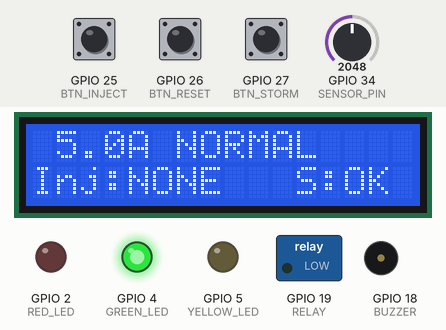
The sketch below on a simulated ESP32. On the bench: 16×2 character LCD, switched loads named in the sketch (green lamp = pin HIGH), output pins drawn as LEDs (lit = HIGH), buzzer (waves = sounding, pin HIGH). The inputs (shaded band) are chosen by the test bench; at power-on: GPIO 34 (SENSOR_PIN) = 2048, GPIO 25 (BTN_INJECT) HIGH, GPIO 27 (BTN_STORM) HIGH, GPIO 26 (BTN_RESET) HIGH. Random numbers use the default seed unless the sketch sets one; what the sketch prints to the serial monitor is not drawn.

Above: at 1.2 s.
1.3 s: GPIO 34 (SENSOR_PIN) set to 3241
At 2.1 s:
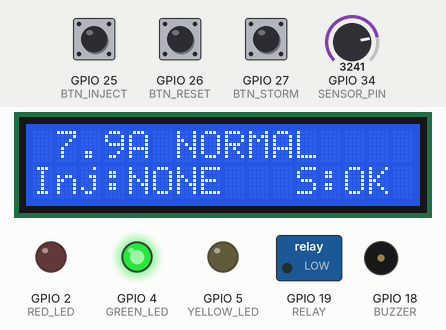
3.0 s: GPIO 34 (SENSOR_PIN) set to 3328
At 3.6 s:
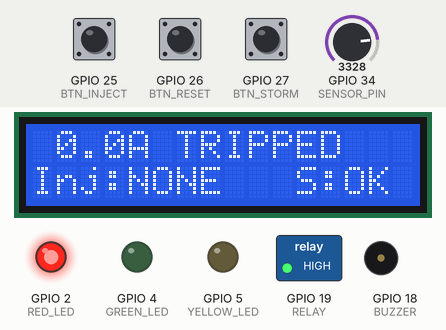
5.5 s: GPIO 25 (BTN_INJECT) pulled LOW for 0.15 s
At 5.89 s:
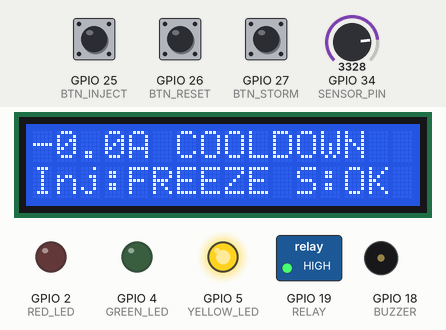
6.2 s: GPIO 27 (BTN_STORM) pulled LOW for 0.15 s
At 6.75 s:
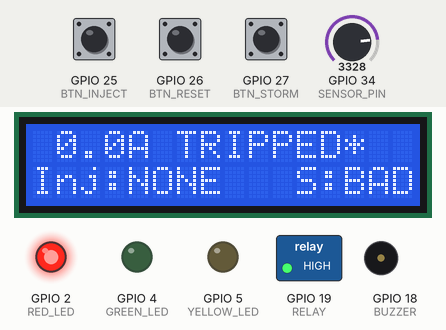
6.9 s: GPIO 27 (BTN_STORM) pulled LOW for 1 s
At 7.9 s:
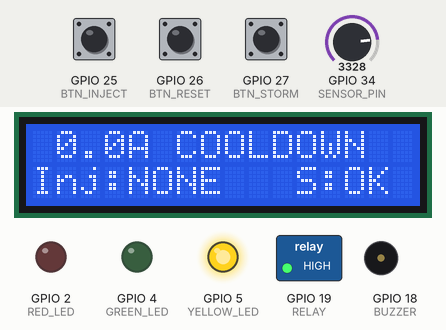
8.5 s: GPIO 25 (BTN_INJECT) pulled LOW for 1 s
At 10.8 s:
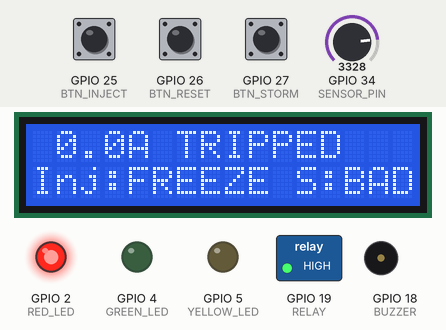
Timing chart, 0 to 13.5 s (numbered marks = the images above; inputs shaded):
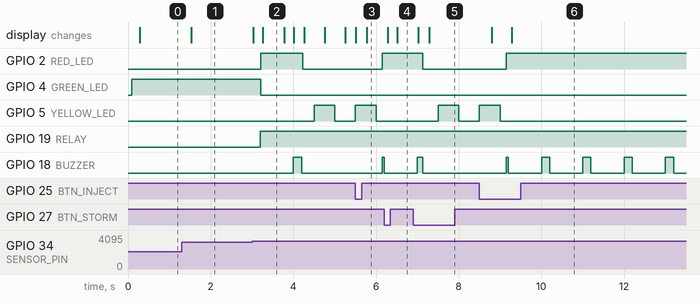

The sketch:

sketch.ino
```cpp
// Non-Blocking Protection Relay and Safety System (ESP32, Wokwi)
// No delay() anywhere: everything runs from millis() timers and a state machine.
#include <Wire.h>
#include <LiquidCrystal_I2C.h>
#include <stdarg.h>

LiquidCrystal_I2C lcd(0x27, 16, 2);

// ---------- Pins ----------
#define SENSOR_PIN 34      // pot = load current sensor (0-10 A)
#define RED_LED 2
#define GREEN_LED 4
#define YELLOW_LED 5
#define BUZZER 18
#define RELAY 19           // ACTIVE LOW: LOW = load connected, HIGH = cut off
#define BTN_INJECT 25      // cycles the injected fault type
#define BTN_RESET 26       // clears LOCKOUT
#define BTN_STORM 27       // toggles continuous random fault injection

// ---------- Task periods (ms) ----------
const uint32_t SAMPLE_MS = 20;     // 50 Hz sensor + protection loop
const uint32_t LCD_MS    = 250;
const uint32_t STAT_MS   = 5000;

// ---------- Sensor validation ----------
const float LIM_MIN = -0.5, LIM_MAX = 10.5;   // valid reading range (A)
const float ADC_NOISE_A = 0.03;               // simulated ADC noise (+/-)
const int   WIN = 30;                         // sample window (0.6 s)
const float FROZEN_EPS = 0.005;               // window range below this = frozen
const int   NOISE_N = 20;                     // samples used for noise test
const float NOISE_STD = 0.6;                  // std-dev limit (A)
const int   NOISE_REV = 5;                    // direction reversals needed
const float JUMP_LIMIT = 3.5;                 // max believable change per sample (A)
const float JUMP_TOL = 1.0;                   // new level must hold within this
const int   JUMP_CONFIRM = 4;                 // samples that must hold (80 ms)
const int   SCORE_ADD = 4, SCORE_MAX = 20;    // sensor health score
const int   SCORE_TRIP = 10, SCORE_CLEAR = 2;
const uint32_t SENSOR_OK_HOLD_MS = 500;

// ---------- Protection (hysteresis + debounce) ----------
const float OC_TRIP = 8.0, OC_CLEAR = 7.0;    // 1 A hysteresis band
const uint32_t OC_TRIP_MS = 200, OC_CLEAR_MS = 1000;

// ---------- Recovery sequence ----------
const uint32_t COOLDOWN_MS = 3000;            // relay stays open
const uint32_t PROBATION_MS = 3000;           // relay closed, watched closely
const int      MAX_RETRIES = 3;               // failed re-closes before LOCKOUT
const uint32_t STABLE_RESET_MS = 10000;       // stable this long = retries cleared

// ---------- Types ----------
enum State  { ST_NORMAL, ST_TRIPPED, ST_COOLDOWN, ST_PROBATION, ST_LOCKOUT };
enum Anom   { A_NONE, A_RANGE, A_FROZEN, A_JUMP, A_NOISE };
enum Inject { INJ_NONE, INJ_FREEZE, INJ_SPIKE, INJ_RANGE, INJ_NOISE, INJ_STEP };
const char* STATE_NAME[] = {"NORMAL", "TRIPPED", "COOLDOWN", "PROBATION", "LOCKOUT"};
const char* ANOM_NAME[]  = {"NONE", "RANGE", "FROZEN", "JUMP", "NOISE"};
const char* INJ_NAME[]   = {"NONE", "FREEZE", "SPIKE", "RANGE", "NOISE", "STEP"};

// ---------- Global data ----------
State  state = ST_NORMAL;
Inject inject = INJ_NONE;
uint32_t stateSince = 0;
int    retries = 0;
bool   relayOn = true, storm = false;
bool   ocLatched = false, sensorFault = false;
float  rawCur = 0, cur = 0;                 // raw reading, validated reading
uint32_t transitions = 0, relayOps = 0, anomalies = 0, samples = 0, stalls = 0;
uint32_t maxLoopUs = 0;

// Button record (declared early so the Arduino auto-prototypes can see it)
struct Btn { uint8_t pin; bool stable, last; uint32_t t; };
Btn bInject = {BTN_INJECT, HIGH, HIGH, 0}, bReset = {BTN_RESET, HIGH, HIGH, 0}, bStorm = {BTN_STORM, HIGH, HIGH, 0};

// ---------- Event log ----------
void logf(const char* tag, const char* fmt, ...) {
  char msg[110];
  va_list ap; va_start(ap, fmt); vsnprintf(msg, sizeof msg, fmt, ap); va_end(ap);
  uint32_t t = millis();
  Serial.printf("[%5lu.%03lu] %-8s %s\n", (unsigned long)(t / 1000), (unsigned long)(t % 1000), tag, msg);
}

// ---------- Relay (the only place that drives the pin) ----------
bool resync = false;   // tells the validator the load changed on purpose
void setRelay(bool on) {
  if (on == relayOn) return;
  relayOn = on; relayOps++; resync = true;
  digitalWrite(RELAY, on ? LOW : HIGH);
  logf("RELAY", on ? "CLOSED (load connected)" : "OPEN (load cut off)");
}

// ---------- State change (the only place that changes state) ----------
void setState(State s, const char* why) {
  if (s == state) return;
  logf("STATE", "%s -> %s | %s | I=%.2fA", STATE_NAME[state], STATE_NAME[s], why, cur);
  state = s; stateSince = millis(); transitions++;
}

// ---------- Sample window (ring buffer) ----------
float win[WIN]; int wHead = 0, wCount = 0;
void wPush(float x) { win[wHead] = x; wHead = (wHead + 1) % WIN; if (wCount < WIN) wCount++; }
float wAgo(int k) { return win[(wHead - 1 - k + 2 * WIN) % WIN]; }   // k=0 newest

bool isFrozen() {
  if (wCount < WIN) return false;
  float lo = win[0], hi = win[0];
  for (int i = 1; i < WIN; i++) { if (win[i] < lo) lo = win[i]; if (win[i] > hi) hi = win[i]; }
  return (hi - lo) < FROZEN_EPS;
}

// Noise = large spread AND many direction reversals (a genuine load change
// is large but moves one way, so it has few reversals).
bool isNoisy() {
  if (wCount < NOISE_N) return false;
  float sum = 0, sq = 0;
  for (int k = 0; k < NOISE_N; k++) { float v = wAgo(k); sum += v; sq += v * v; }
  float mean = sum / NOISE_N, var = sq / NOISE_N - mean * mean;
  if (var < 0) var = 0;
  if (sqrtf(var) < NOISE_STD) return false;
  int rev = 0;
  for (int k = 0; k < NOISE_N - 2; k++) {
    float d1 = wAgo(k) - wAgo(k + 1), d2 = wAgo(k + 1) - wAgo(k + 2);
    if (fabsf(d1) > 0.2 && fabsf(d2) > 0.2 && d1 * d2 < 0) rev++;
  }
  return rev >= NOISE_REV;
}

// ---------- Jump check: spike vs genuine load step ----------
float lastGood = 0, jumpLevel = 0; bool haveGood = false, jumpPending = false; int jumpCount = 0;
Anom jumpCheck(float x) {
  Anom r = A_NONE;
  if (!haveGood || resync) { lastGood = x; haveGood = true; resync = false; jumpPending = false; return A_NONE; }
  if (jumpPending) {
    if (fabsf(x - jumpLevel) <= JUMP_TOL) {            // new level is holding
      if (++jumpCount >= JUMP_CONFIRM) {
        jumpPending = false; lastGood = x;
        logf("SENSOR", "genuine load step accepted: %.2fA", x);
      }
      return A_NONE;                                   // keep last good value meanwhile
    }
    jumpPending = false; r = A_JUMP;                   // did not hold = spike
  }
  if (fabsf(x - lastGood) > JUMP_LIMIT) { jumpPending = true; jumpLevel = x; jumpCount = 1; }
  else lastGood = x;
  return r;
}

Anom validate(float x) {
  if (x < LIM_MIN || x > LIM_MAX) return A_RANGE;      // out of range: not stored
  wPush(x);
  Anom j = jumpCheck(x);
  if (isFrozen()) return A_FROZEN;
  if (j == A_JUMP) return A_JUMP;
  if (isNoisy()) return A_NOISE;
  return A_NONE;
}

// ---------- Sensor health (leaky score = anomaly debounce) ----------
int score = 0; Anom lastAnom = A_NONE, lastLogged = A_NONE; uint32_t lastAnomLog = 0;
bool okTimerOn = false; uint32_t okSince = 0;
void healthUpdate(Anom a) {
  uint32_t now = millis();
  if (a != A_NONE) {
    score = min(score + SCORE_ADD, SCORE_MAX); anomalies++; lastAnom = a;
    if (a != lastLogged || now - lastAnomLog >= 1000) {   // rate-limited log
      logf("ANOMALY", "%s (raw=%.2fA score=%d)", ANOM_NAME[a], rawCur, score);
      lastLogged = a; lastAnomLog = now;
    }
  } else if (score > 0) score--;

  if (!sensorFault) {
    if (score >= SCORE_TRIP) { sensorFault = true; logf("SENSOR", "FAULT asserted (%s)", ANOM_NAME[lastAnom]); }
  } else if (score <= SCORE_CLEAR) {
    if (!okTimerOn) { okTimerOn = true; okSince = now; }
    else if (now - okSince >= SENSOR_OK_HOLD_MS) { sensorFault = false; okTimerOn = false; logf("SENSOR", "FAULT cleared"); }
  } else okTimerOn = false;
}

// ---------- Overcurrent comparator: hysteresis + debounce ----------
bool ocTimerOn = false; uint32_t ocT0 = 0;
void ocUpdate() {
  uint32_t now = millis();
  bool cond = ocLatched ? (cur < OC_CLEAR) : (cur > OC_TRIP);   // different limits = hysteresis
  if (!cond) { ocTimerOn = false; return; }
  if (!ocTimerOn) { ocTimerOn = true; ocT0 = now; return; }
  uint32_t need = ocLatched ? OC_CLEAR_MS : OC_TRIP_MS;         // debounce time
  if (now - ocT0 >= need) {
    ocLatched = !ocLatched; ocTimerOn = false;
    if (ocLatched) logf("PROTECT", "OVERCURRENT asserted: %.2fA > %.1fA for %lums", cur, OC_TRIP, (unsigned long)need);
    else logf("PROTECT", "overcurrent cleared: %.2fA < %.1fA for %lums", cur, OC_CLEAR, (unsigned long)need);
  }
}

// ---------- Protection state machine ----------
void fsmStep() {
  uint32_t now = millis();
  bool fault = ocLatched || sensorFault;
  switch (state) {
    case ST_NORMAL:
      if (fault) {
        setRelay(false);
        setState(ST_TRIPPED, sensorFault ? "sensor fault" : "overcurrent");
      } else if (retries && now - stateSince >= STABLE_RESET_MS) {
        retries = 0; logf("INFO", "stable, retry counter cleared");
      }
      break;
    case ST_TRIPPED:
      if (!fault) setState(ST_COOLDOWN, "fault cleared, cooldown started");
      break;
    case ST_COOLDOWN:
      if (fault) setState(ST_TRIPPED, "fault returned");
      else if (now - stateSince >= COOLDOWN_MS) {
        setRelay(true);
        setState(ST_PROBATION, "cooldown done, relay re-closed");
      }
      break;
    case ST_PROBATION:
      if (fault) {
        retries++; setRelay(false);
        if (retries >= MAX_RETRIES) setState(ST_LOCKOUT, "too many failed re-closes");
        else setState(ST_TRIPPED, "fault during probation");
      } else if (now - stateSince >= PROBATION_MS) setState(ST_NORMAL, "probation passed");
      break;
    case ST_LOCKOUT:
      break;                                            // waits for the reset button
  }
}

// ---------- Fault injection (simulates sensor failures) ----------
Inject injPrev = INJ_NONE; float held = 0; int spikeLeft = 0, spikeGap = 0;
float applyInjection(float x) {
  if (inject != injPrev) { injPrev = inject; held = x; spikeLeft = 0; spikeGap = 0; }
  switch (inject) {
    case INJ_FREEZE: return held;                       // value stuck
    case INJ_SPIKE:                                     // 2-sample glitches
      if (spikeLeft > 0) { spikeLeft--; return x + (x < 5 ? 5.0 : -5.0); }
      if (++spikeGap >= 2) { spikeGap = 0; spikeLeft = 2; }
      return x;
    case INJ_RANGE: return 14.0;                        // impossible value
    case INJ_NOISE: return x + random(-1500, 1501) / 1000.0;
    case INJ_STEP:  return x + 4.5;                     // real load step
    default: return x;
  }
}

float readSensor() {
  float amps = analogRead(SENSOR_PIN) / 4095.0 * 10.0;
  if (!relayOn) amps = 0;                               // load disconnected
  amps += random(-30, 31) / 1000.0;                     // ADC noise
  return applyInjection(amps);
}

// Storm mode: random fault types and durations, forever
uint32_t stormNext = 0;
void stormTask() {
  uint32_t now = millis();
  if (!storm || (int32_t)(now - stormNext) < 0) return;
  if (inject == INJ_NONE) {
    inject = (Inject)random(1, 6); stormNext = now + random(300, 2500);
    logf("INJECT", "storm: %s", INJ_NAME[inject]);
  } else {
    inject = INJ_NONE; stormNext = now + random(200, 1500);
    logf("INJECT", "storm: cleared");
  }
}

// ---------- Buttons (non-blocking debounce) ----------
bool pressed(Btn &b) {
  bool r = digitalRead(b.pin); uint32_t now = millis();
  if (r != b.last) { b.last = r; b.t = now; }
  if (r != b.stable && now - b.t >= 30) { b.stable = r; return r == LOW; }
  return false;
}
void buttonsTask() {
  if (pressed(bInject)) {
    if (storm) logf("INJECT", "ignored, storm mode is on");
    else { inject = (Inject)((inject + 1) % 6); logf("INJECT", "manual: %s", INJ_NAME[inject]); }
  }
  if (pressed(bStorm)) {
    storm = !storm; stormNext = millis();
    if (!storm) inject = INJ_NONE;
    logf("INJECT", storm ? "STORM MODE ON" : "STORM MODE OFF");
  }
  if (pressed(bReset)) {
    if (state == ST_LOCKOUT) { retries = 0; setState(ST_COOLDOWN, "manual reset"); }
    else logf("INFO", "reset ignored (not in lockout)");
  }
}

// ---------- LEDs and buzzer (blink from millis, no delay) ----------
void outputsTask() {
  uint32_t now = millis();
  bool slow = (now / 500) % 2, fast = (now / 125) % 2;
  bool r = false, g = false, y = false, bz = false;
  switch (state) {
    case ST_NORMAL:    g = true; break;
    case ST_TRIPPED:   r = true; bz = (now % 1000) < 200; break;
    case ST_COOLDOWN:  y = slow; break;
    case ST_PROBATION: y = fast; break;
    case ST_LOCKOUT:   r = fast; bz = (now % 400) < 200; break;
  }
  digitalWrite(RED_LED, r); digitalWrite(GREEN_LED, g);
  digitalWrite(YELLOW_LED, y); digitalWrite(BUZZER, bz);
}

// ---------- LCD ----------
void lcdLine(uint8_t row, const char* s) {
  char b[17]; snprintf(b, sizeof b, "%-16s", s);
  lcd.setCursor(0, row); lcd.print(b);
}
void lcdTask() {
  char a[24], b[24];
  snprintf(a, sizeof a, "%4.1fA %s%s", cur, STATE_NAME[state], storm ? "*" : "");
  snprintf(b, sizeof b, "Inj:%-6s %s", INJ_NAME[inject], sensorFault ? "S:BAD" : "S:OK");
  lcdLine(0, a); lcdLine(1, b);
}

// ---------- One protection cycle ----------
void sampleTask() {
  samples++;
  rawCur = readSensor();
  Anom a = validate(rawCur);
  cur = lastGood;
  healthUpdate(a);
  ocUpdate();
  fsmStep();
  stormTask();
}

void setup() {
  Serial.begin(115200);
  pinMode(RED_LED, OUTPUT); pinMode(GREEN_LED, OUTPUT); pinMode(YELLOW_LED, OUTPUT);
  pinMode(BUZZER, OUTPUT); pinMode(RELAY, OUTPUT);
  pinMode(BTN_INJECT, INPUT_PULLUP); pinMode(BTN_RESET, INPUT_PULLUP); pinMode(BTN_STORM, INPUT_PULLUP);
  lcd.init(); lcd.backlight();
  digitalWrite(RELAY, LOW);                             // ACTIVE LOW -> ON
  logf("BOOT", "=== NON-BLOCKING PROTECTION RELAY STARTED ===");
  lcdLine(0, "Protection Relay"); lcdLine(1, "Starting...");
}

void loop() {
  static uint32_t tSample = 0, tLcd = 0, tStat = 0, lastUs = 0;
  uint32_t now = millis(), us = micros();

  // loop health: a blocking call would show up here as a stall
  if (lastUs) {
    uint32_t dt = us - lastUs;
    if (dt > maxLoopUs) maxLoopUs = dt;
    if (dt > 50000) stalls++;
  }
  lastUs = us;

  if (now - tSample >= SAMPLE_MS) {
    tSample += SAMPLE_MS;
    if (now - tSample > 5 * SAMPLE_MS) tSample = now;   // never burst to catch up
    sampleTask();
  }
  if (now - tLcd >= LCD_MS) { tLcd = now; lcdTask(); }
  if (now - tStat >= STAT_MS) {
    tStat = now;
    logf("STAT", "state=%s I=%.2fA samples=%lu trans=%lu relayOps=%lu anomalies=%lu retries=%d maxLoop=%luus stalls=%lu",
         STATE_NAME[state], cur, (unsigned long)samples, (unsigned long)transitions, (unsigned long)relayOps,
         (unsigned long)anomalies, retries, (unsigned long)maxLoopUs, (unsigned long)stalls);
  }
  buttonsTask();
  outputsTask();
}
```

Measured:
- the behaviour switches between 3284 and 3285 on GPIO 34 (SENSOR_PIN) (found by bisection; images 1 and 2)
- after the input at 1.3 s, the display: changes after 0.23 s (image 1)
- after the input at 3.0 s, GPIO 2 (RED_LED): LOW → HIGH after 0.21 s, → LOW 1.0 s later; GPIO 4 (GREEN_LED): HIGH → LOW after 0.21 s
- after the input at 5.5 s, GPIO 2 (RED_LED), GPIO 18 (BUZZER): LOW → HIGH after 0.65 s
